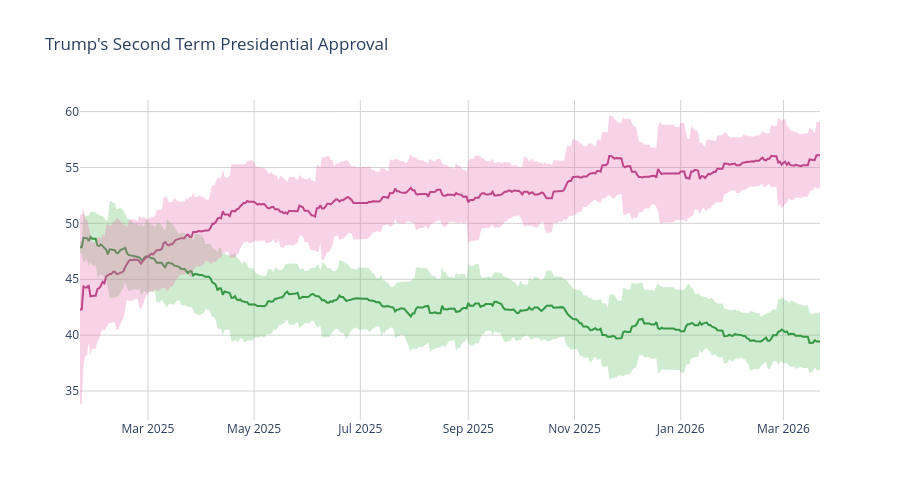

Notebook cell for this chart:
### Code cell
disappr_ci_hex = "#e86eaf",
appr_ci_hex = "#60be65"
disappr_ci_rgba = "rgba(232, 110, 175, 0.3)"
appr_ci_rgba = "rgba(96, 190, 101, 0.3)"
grid_col = "#d4d2d2"


# Approve
fig = go.Figure(go.Scatter(
    x=pres['end_date'],
    y=pres['approve'],
    hovertemplate="%{y:.2f}%",
    name="<b>Approve</b>",
    line=dict(color="#228833"),
    showlegend=False
))

# Disapprove
fig.add_trace(go.Scatter(
    x=pres['end_date'],
    y=pres['disapprove'],
    hovertemplate="%{y:.2f}%",
    name="<b>Disapprove</b>",
    line=dict(color="#aa3377"),
    showlegend=False
    )
)

# Approve CI
fig.add_traces([

    # Upper bound
    go.Scatter(
        x=pres['end_date'],
        y=pres['approve_upper_ci'],
        marker=dict(color=appr_ci_hex),
        line=dict(width=0),
        mode='lines',
        showlegend=False,
        hoverinfo="skip"
    ),

    # Lower bound
    go.Scatter(
        x=pres['end_date'],
        y=pres['approve_lower_ci'],
        marker=dict(color=appr_ci_hex),
        line=dict(width=0),
        mode='lines',
        fillcolor=appr_ci_rgba,
        fill="tonexty",
        showlegend=False,
        hoverinfo="skip"
    )
])

# Disapprove CI
fig.add_traces([

    # Upper bound
    go.Scatter(
        x=pres['end_date'],
        y=pres['disapprove_upper_ci'],
        marker=dict(color=disappr_ci_hex),
        line=dict(width=0),
        mode='lines',
        showlegend=False,
        hoverinfo="skip"
    ),

    # Lower bound
    go.Scatter(
        x=pres['end_date'],
        y=pres['disapprove_lower_ci'],
        marker=dict(color=disappr_ci_hex),
        line=dict(width=0),
        mode='lines',
        fillcolor=disappr_ci_rgba,
        fill="tonexty",
        showlegend=False,
        hoverinfo="skip"
    )
])

fig.update_layout(
    title=dict(text="Trump's Second Term Presidential Approval"),
    hovermode="x"
)

fig.update_xaxes(gridcolor=grid_col)
fig.update_yaxes(gridcolor=grid_col)

fig.update_layout(hovermode="x", hoverlabel_align="right", plot_bgcolor="rgba(0, 0, 0, 0)", height=500)
fig.show()

### Figure 1 — Plotly figure (JSON) as saved in the notebook; plotly's stock layout.template omitted (floating-point values rounded to 4 significant figures; data arrays with more than 128 entries replaced by an {"elided": "..."} marker saying what was removed)
{"data": [{"hovertemplate": "%{y:.2f}%", "line": {"color": "#228833"}, "name": "<b>Approve</b>", "showlegend": false, "type": "scatter", "x": {"elided": "426 str values"}, "y": {"elided": "426 float values"}}, {"hovertemplate": "%{y:.2f}%", "line": {"color": "#aa3377"}, "name": "<b>Disapprove</b>", "showlegend": false, "type": "scatter", "x": {"elided": "426 str values"}, "y": {"elided": "426 float values"}}, {"hoverinfo": "skip", "line": {"width": 0}, "marker": {"color": "#60be65"}, "mode": "lines", "showlegend": false, "type": "scatter", "x": {"elided": "426 str values"}, "y": {"elided": "426 float values"}}, {"fill": "tonexty", "fillcolor": "rgba(96, 190, 101, 0.3)", "hoverinfo": "skip", "line": {"width": 0}, "marker": {"color": "#60be65"}, "mode": "lines", "showlegend": false, "type": "scatter", "x": {"elided": "426 str values"}, "y": {"elided": "426 float values"}}, {"hoverinfo": "skip", "line": {"width": 0}, "marker": {"color": ["#e86eaf"]}, "mode": "lines", "showlegend": false, "type": "scatter", "x": {"elided": "426 str values"}, "y": {"elided": "426 float values"}}, {"fill": "tonexty", "fillcolor": "rgba(232, 110, 175, 0.3)", "hoverinfo": "skip", "line": {"width": 0}, "marker": {"color": ["#e86eaf"]}, "mode": "lines", "showlegend": false, "type": "scatter", "x": {"elided": "426 str values"}, "y": {"elided": "426 float values"}}], "layout": {"height": 500, "hoverlabel": {"align": "right"}, "hovermode": "x", "plot_bgcolor": "rgba(0, 0, 0, 0)", "title": {"text": "Trump's Second Term Presidential Approval"}, "xaxis": {"gridcolor": "#d4d2d2"}, "yaxis": {"gridcolor": "#d4d2d2"}}}
